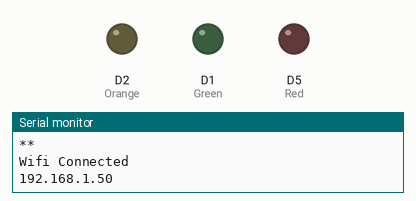
Recording of a sketch running on a simulated ESP8266 (NodeMCU). On the bench: output pins drawn as LEDs (lit = HIGH), the last lines printed to the serial monitor. WiFi joins after 1.5 s; servers stay silent unless stated.

Above: at 2.5 s.
At 8.0 s:
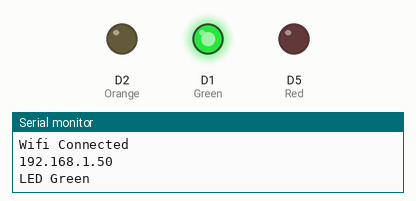
At 15.5 s:
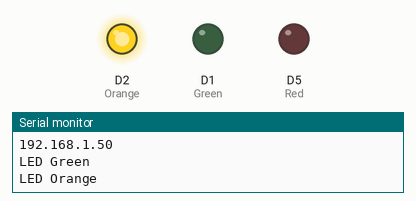
At 23.0 s:
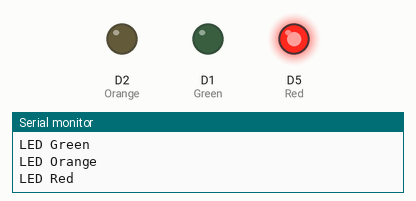
Timing chart, 0 to 35.8 s (numbered marks = the images above):
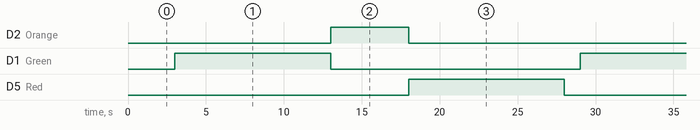

The sketch:

class10b.ino
```cpp
#include<ESP8266WiFi.h>
#define Green D1
#define Orange D2
#define Red D5

const char* ssid = "TP-LinK-Faheem";
const char* password = "faheem12345";
String text = "";
WiFiServer server(80);

void setup() {
  Serial.begin(115200);

  pinMode(Green, OUTPUT);
  digitalWrite(Green, LOW);

  pinMode(Orange, OUTPUT);
  digitalWrite(Orange, LOW);

  pinMode(Red, OUTPUT);
  digitalWrite(Red, LOW);


  Serial.println();
  Serial.println("Connection to Wifi");
  Serial.println(ssid);
  Serial.println();
  WiFi.begin(ssid,password);
  while(WiFi.status() != WL_CONNECTED){
      delay(1000);
      Serial.print("*");
    }
  Serial.println();
  Serial.println("Wifi Connected");
  Serial.println(WiFi.localIP());
  server.begin();
}


void loop() {
    WiFiClient client = server.available();
    String req = client.readStringUntil('\r');
    client.flush();
    client.println("Demo");
  // put your main code here, to run repeatedly:
    digitalWrite(Green,HIGH);
    Serial.println("LED Green");

    Serial.println(req);
    client.flush();
    client.println("Green");

    delay(10000);
    digitalWrite(Green,LOW);
    Serial.println("LED Orange");
    digitalWrite(Orange,HIGH);

    Serial.println(req);
    client.flush();
    client.println("Orange");

    delay(5000);
    digitalWrite(Orange,LOW);
    Serial.println("LED Red");
    digitalWrite(Red,HIGH);

    Serial.println(req);
    client.flush();
    client.println("Red");

    delay(10000);
    digitalWrite(Red,LOW);
}
```

Measured:
- by itself, D2 (Orange): alternates HIGH for 5.0 s and LOW for 21.0 s
- by itself, D1 (Green), D5 (Red): alternates HIGH for 10.0 s and LOW for 16.0 s
- by itself, everything shown: repeats every 26.0 s, in 4 steps
